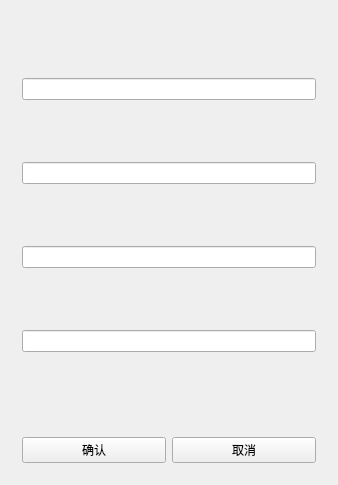
<?xml version="1.0" encoding="UTF-8"?>
<ui version="4.0">
 <class>AddMachineWinodwClass</class>
 <widget class="QWidget" name="AddMachineWinodwClass">
  <property name="geometry">
   <rect>
    <x>0</x>
    <y>0</y>
    <width>338</width>
    <height>485</height>
   </rect>
  </property>
  <property name="windowTitle">
   <string>AddMachineWinodw</string>
  </property>
  <layout class="QVBoxLayout" name="verticalLayout_2">
   <item>
    <widget class="QWidget" name="widget" native="true">
     <layout class="QVBoxLayout" name="verticalLayout">
      <item>
       <widget class="QLineEdit" name="lineEdit_cpu"/>
      </item>
      <item>
       <widget class="QLineEdit" name="lineEdit_ram"/>
      </item>
      <item>
       <widget class="QLineEdit" name="lineEdit_rom"/>
      </item>
      <item>
       <widget class="QLineEdit" name="lineEdit_gpu"/>
      </item>
     </layout>
    </widget>
   </item>
   <item>
    <widget class="QWidget" name="widget_2" native="true">
     <property name="sizePolicy">
      <sizepolicy hsizetype="Preferred" vsizetype="Fixed">
       <horstretch>0</horstretch>
       <verstretch>0</verstretch>
      </sizepolicy>
     </property>
     <layout class="QHBoxLayout" name="horizontalLayout">
      <item>
       <widget class="QPushButton" name="pushButton_confirm">
        <property name="text">
         <string>确认</string>
        </property>
       </widget>
      </item>
      <item>
       <widget class="QPushButton" name="pushButton_cancal">
        <property name="text">
         <string>取消</string>
        </property>
       </widget>
      </item>
     </layout>
    </widget>
   </item>
  </layout>
 </widget>
 <layoutdefault spacing="6" margin="11"/>
 <resources/>
 <connections/>
</ui>
